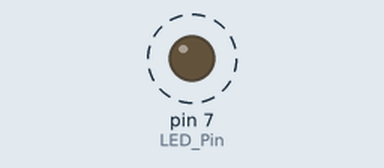
A sketch run on a simulated Arduino Uno, built with avr-gcc and run on an emulated ATmega328P. Parts: output pins drawn as LEDs (lit = HIGH). Dashed ring = blinking.

Above: at 1.0 s.
Timing chart, 0 to 4.0 s (numbered marks = the images above):
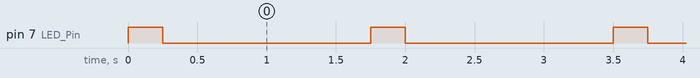

Measured:
- by itself, pin 7 (LED_Pin): alternates HIGH for 0.25 s and LOW for 1.5 s

The sketch:

Blink1LED.ino
```cpp
const int LED_Pin = 7;

void setup()
{
    pinMode(LED_Pin, OUTPUT);
}

void loop()
{
    digitalWrite(LED_Pin, HIGH);
    delay(250);
    digitalWrite(LED_Pin, LOW);
    delay(1500);
    // за демонстрация, как не бива да се използва константа да се пусне кода
    //LED_Pin = 5;
}
```
